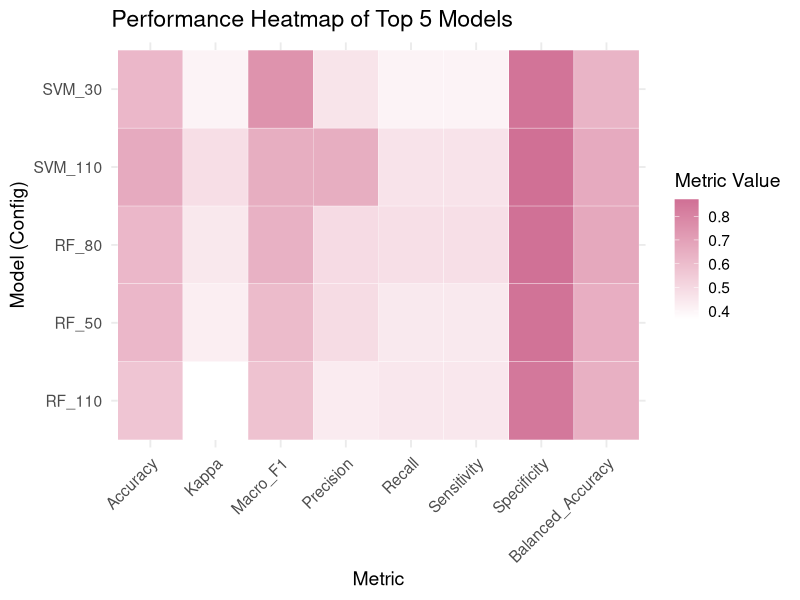
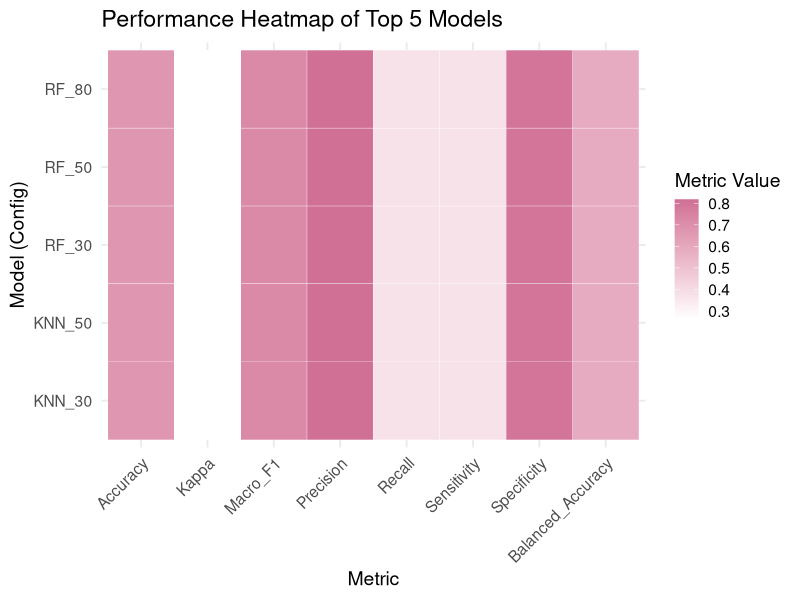
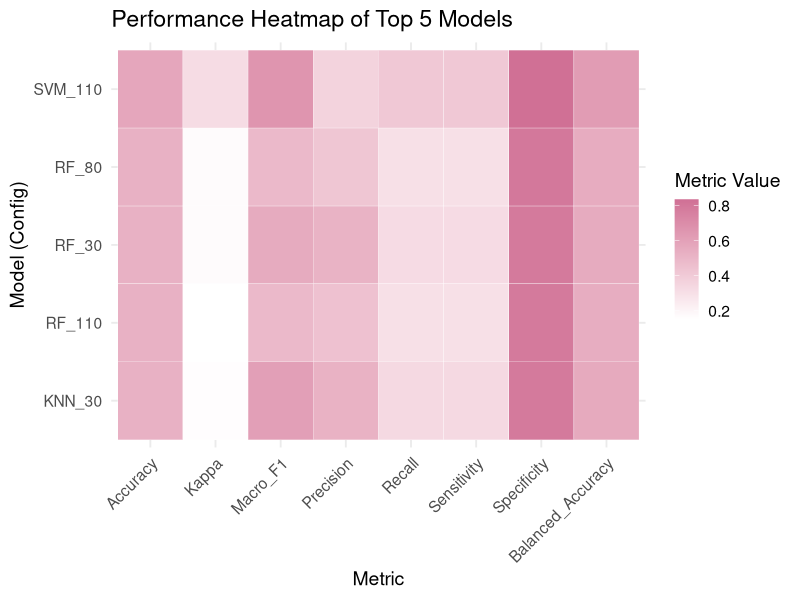

These figures' R source, in order:
## ---- chunk 1
library(tidyverse)
library(reshape2)
## ---- chunk 2
library(dplyr)
library(reshape2)
library(ggplot2)

combine_metrics <- data.frame(
  Genes = rep(c(30, 50, 80, 110), each = 3),
  Model = rep(c("SVM", "KNN", "RF"), times = 4),
  Accuracy = c(0.619, 0.524, 0.571,
               0.571, 0.524, 0.619,
               0.619, 0.571, 0.619,
               0.667, 0.524, 0.571),
  Kappa = c(0.408, 0.281, 0.368,
            0.325, 0.314, 0.425,
            0.378, 0.372, 0.447,
            0.481, 0.367, 0.366),
  Macro_F1 = c(0.75, 0.663, 0.558,
               0.703, 0.706, 0.607,
               0.75, 0.777, 0.642,
               0.654, 0.587, 0.583),
  Precision = c(0.462, 0.417, 0.427,
                0.457, 0.471, 0.489,
                0.511, 0.4, 0.491,
                0.654, 0.539, 0.435),
  Recall = c(0.409, 0.353, 0.416,
             0.373, 0.353, 0.443,
             0.401, 0.381, 0.478,
             0.463, 0.388, 0.45),
  Sensitivity = c(0.409, 0.353, 0.416,
                  0.373, 0.353, 0.443,
                  0.401, 0.381, 0.478,
                  0.463, 0.388, 0.45),
  Specificity = c(0.856, 0.823, 0.847,
                  0.832, 0.836, 0.859,
                  0.842, 0.852, 0.868,
                  0.871, 0.859, 0.842),
  Balanced_Accuracy = c(0.632, 0.588, 0.632,
                        0.603, 0.595, 0.651,
                        0.621, 0.616, 0.673,
                        0.667, 0.624, 0.646)
)



# View the table
print(combine_metrics)

# Add an identifier for easier plotting
combine_metrics$Config <- paste(combine_metrics$Model, combine_metrics$Genes, sep = "_")

# Select top 5 models by Balanced Accuracy
top5 <- combine_metrics %>%
  arrange(desc(Balanced_Accuracy)) %>%
  head(5)

# Reshape to long format for ggplot
top5_long <- melt(top5, id.vars = c("Model", "Genes", "Config"))

# Plot heatmap
ggplot(top5_long, aes(x = variable, y = Config, fill = value)) +
  geom_tile(color = "white") +
  scale_fill_gradient(low = "white", high = "#d07095", name = "Metric Value") +
  labs(title = "Performance Heatmap of Top 5 Models",
       x = "Metric",
       y = "Model (Config)") +
  theme_minimal(base_size = 14) +
  theme(axis.text.x = element_text(angle = 45, hjust = 1))

## ---- chunk 3
library(ggplot2)
library(reshape2)
library(dplyr)

# Evaluation metrics for GSE17907 dataset
gse17907_metrics <- data.frame(
  Genes = rep(c(30, 50, 80, 110), each = 3),
  Model = rep(c("SVM", "KNN", "RF"), times = 4),
  Accuracy = c(0.583, 0.667, 0.667,
               0.5, 0.667, 0.667,
               0.583, 0.583, 0.667,
               0.583, 0.667, 0.667),
  Kappa = c(0, 0.262, 0.262,
            0.04, 0.262, 0.262,
            0, 0.143, 0.262,
            0, 0.262, 0.262),
  Macro_F1 = c(0.737, 0.722, 0.722,
               0.646, 0.722, 0.722,
               0.737, 0.686, 0.722,
               0.737, 0.722, 0.722),
  Precision = c(0.583, 0.818, 0.818,
                0.519, 0.818, 0.818,
                0.583, 0.533, 0.818,
                0.583, 0.818, 0.818),
  Recall = c(0.25, 0.375, 0.375,
             0.304, 0.375, 0.375,
             0.25, 0.339, 0.375,
             0.25, 0.375, 0.375),
  Sensitivity = c(0.25, 0.375, 0.375,
                  0.304, 0.375, 0.375,
                  0.25, 0.339, 0.375,
                  0.25, 0.375, 0.375),
  Specificity = c(0.75, 0.8, 0.8,
                  0.75, 0.8, 0.8,
                  0.75, 0.775, 0.8,
                  0.75, 0.8, 0.8),
  Balanced_Accuracy = c(0.5, 0.588, 0.588,
                        0.527, 0.588, 0.588,
                        0.5, 0.557, 0.588,
                        0.5, 0.588, 0.588)
)


# Add unique Config column
gse17907_metrics$Config <- paste(gse17907_metrics$Model, gse17907_metrics$Genes, sep = "_")

# Remove duplicated rows just in case (optional but safe)
gse17907_metrics <- distinct(gse17907_metrics)

# Select top 5 *distinct* models by Balanced Accuracy
top5 <- gse17907_metrics %>%
  arrange(desc(Balanced_Accuracy)) %>%
  slice_head(n = 5)

# Reshape to long format for heatmap
top5_long <- melt(top5, id.vars = c("Model", "Genes", "Config"))

# Plot heatmap
ggplot(top5_long, aes(x = variable, y = Config, fill = value)) +
  geom_tile(color = "white") +
  scale_fill_gradient(low = "white", high = "#d07095", name = "Metric Value") +
  labs(title = "Performance Heatmap of Top 5 Models",
       x = "Metric",
       y = "Model (Config)") +
  theme_minimal(base_size = 14) +
  theme(axis.text.x = element_text(angle = 45, hjust = 1))

## ---- chunk 4
library(ggplot2)
library(reshape2)
library(dplyr)

# Evaluation metrics from confusion matrices
gse15852_metrics <- data.frame(
  Genes = rep(c(30, 50, 80, 110), each = 3),
  Model = rep(c("SVM", "KNN", "RF"), times = 4),
  Accuracy = c(0.474, 0.526, 0.526,
               0.474, 0.421, 0.421,
               0.474, 0.474, 0.526,
               0.579, 0.474, 0.526),
  Kappa = c(0, 0.162, 0.17,
            0.031, -0.045, -0.056,
            0.095, 0.116, 0.17,
            0.321, 0.116, 0.153),
  Macro_F1 = c(0.643, 0.61, 0.556,
               0.667, 0.615, 0.615,
               0.533, 0.783, 0.486,
               0.659, 0.473, 0.485),
  Precision = c(0.474, 0.521, 0.517,
                0.25, 0.157, 0.235,
                0.344, 0.161, 0.425,
                0.364, 0.226, 0.448),
  Recall = c(0.25, 0.333, 0.322,
             0.25, 0.222, 0.222,
             0.306, 0.25, 0.3,
             0.417, 0.272, 0.3),
  Sensitivity = c(0.25, 0.333, 0.322,
                  0.25, 0.222, 0.222,
                  0.306, 0.25, 0.3,
                  0.417, 0.272, 0.3),
  Specificity = c(0.75, 0.789, 0.789,
                  0.759, 0.742, 0.739,
                  0.774, 0.791, 0.796,
                  0.835, 0.784, 0.789),
  Balanced_Accuracy = c(0.5, 0.561, 0.556,
                        0.505, 0.482, 0.481,
                        0.54, 0.521, 0.548,
                        0.626, 0.528, 0.545)
)

# Add Config column
gse15852_metrics$Config <- paste(gse15852_metrics$Model, gse15852_metrics$Genes, sep = "_")

# Select top 5 models by Balanced Accuracy
top5 <- gse15852_metrics %>%
  arrange(desc(Balanced_Accuracy)) %>%
  head(5)

# Reshape to long format for heatmap
top5_long <- melt(top5, id.vars = c("Model", "Genes", "Config"))

# Plot heatmap
ggplot(top5_long, aes(x = variable, y = Config, fill = value)) +
  geom_tile(color = "white") +
  scale_fill_gradient(low = "white", high = "#d07095", name = "Metric Value") +
  labs(title = "Performance Heatmap of Top 5 Models",
       x = "Metric",
       y = "Model (Config)") +
  theme_minimal(base_size = 14) +
  theme(axis.text.x = element_text(angle = 45, hjust = 1))


